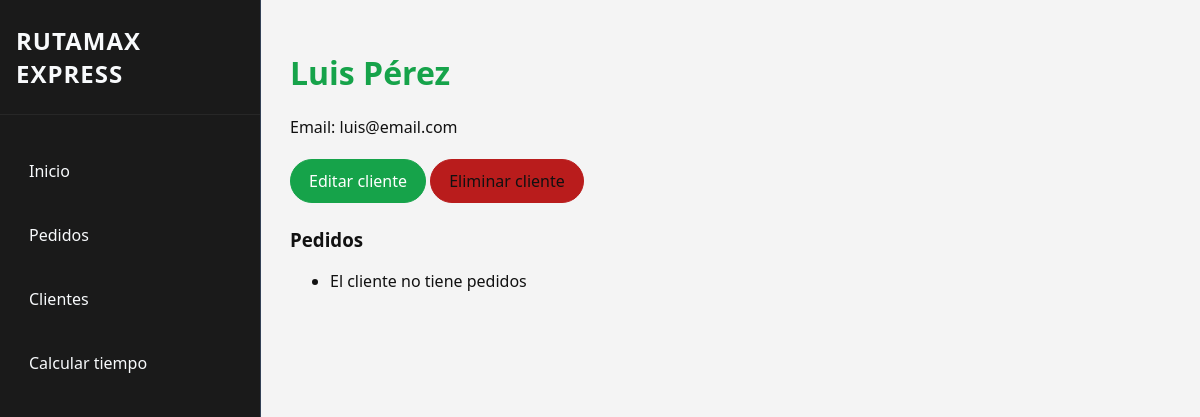
Page /clientes/4/ on the earlier database version.
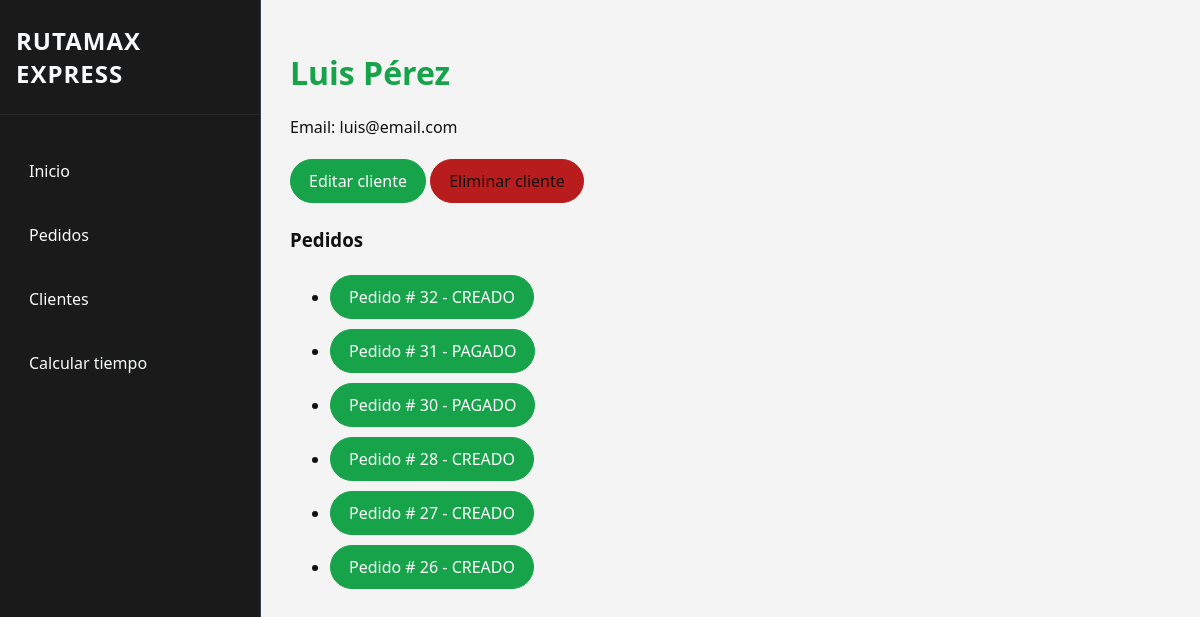
Same page on the later database version.
### tienda/models.py (models this page shows, shortened)
class Pedido(models.Model):
    ESTADOS = [
        ("CREADO", "Creado"),
        ("PAGADO", "Pagado"),
        ("ENVIADO", "Enviado"),
        ("CERRADO", "Cerrado"),
    ]
    cliente = models.ForeignKey(Cliente, on_delete=models.CASCADE, related_name="pedidos")
    fecha = models.DateTimeField(auto_now_add=True)
    estado = models.CharField(max_length=7, choices=ESTADOS, default="CREADO")
    origen = models.CharField(max_length=200, blank=True, default="", verbose_name="Ciudad de origen")
    destino = models.CharField(max_length=200, blank=True, default="", verbose_name="Ciudad de destino")
    tipo_carga = models.CharField(max_length=100, blank=True, default="", verbose_name="Tipo de carga")
    peso_kg = models.DecimalField(max_digits=8, decimal_places=2, default=0, verbose_name="Peso (kg)")
    tiempo_estimado = models.DecimalField(max_digits=6, decimal_places=2, blank=True, null=True, verbose_name="Tiempo estimado (horas)")

### tienda/views.py (the view)
# urls.py: path("clientes/<int:pk>/", views.detalle_cliente, name="detalle_cliente"),
def detalle_cliente(request, pk):
    cliente = get_object_or_404(Cliente, pk=pk)
    pedidos = cliente.pedidos.select_related('cliente').order_by('-fecha')
    return render(request, "tienda/detalle_cliente.html", {"cliente": cliente, "pedidos": pedidos})

### tienda/templates/tienda/detalle_cliente.html (shortened to what this page needs)
{% extends 'tienda/base.html' %}
{% block content %}
<h1>{{ cliente.nombre }}</h1>
<p>Email: {{ cliente.email }}</p>
<p>
    <a href="{% url 'tienda:editar_cliente' cliente.pk %}" class="btn primary"> Editar cliente </a>
    <a href="{% url 'tienda:eliminar_cliente' cliente.pk %}" class="btn delete"> Eliminar cliente </a>
</p>
<h3>Pedidos</h3>
    <ul>
        {% for p in pedidos %}
            <li>
                <a href="{% url 'tienda:detalle_pedido' p.pk %}" class="btn primary">
                    Pedido # {{ p.id }} - {{ p.estado }}
                </a>
            </li>
            {% empty %}
                <li> El cliente no tiene pedidos </li>
        {% endfor %}
    </ul>
{% endblock %}

Differences in the rows shown:
added Pedido: id "32", estado "CREADO"
added Pedido: id "31", estado "PAGADO"
added Pedido: id "30", estado "PAGADO"
added Pedido: id "28", estado "CREADO"
added Pedido: id "27", estado "CREADO"
added Pedido: id "26", estado "CREADO"
Other differences:
text no longer shown: "El cliente no tiene pedidos"
